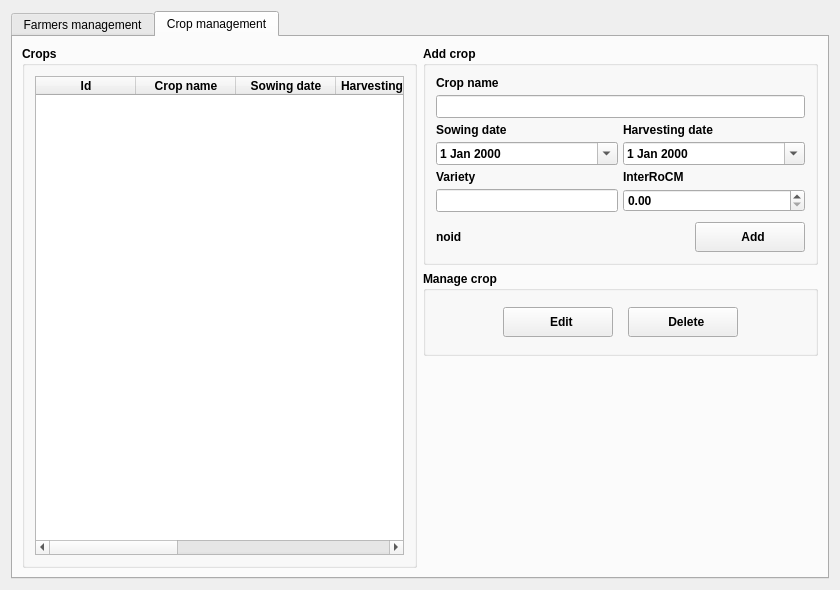
<?xml version="1.0" encoding="UTF-8"?>
<ui version="4.0">
 <class>Dialog</class>
 <widget class="QDialog" name="Dialog">
  <property name="geometry">
   <rect>
    <x>0</x>
    <y>0</y>
    <width>840</width>
    <height>590</height>
   </rect>
  </property>
  <property name="minimumSize">
   <size>
    <width>840</width>
    <height>590</height>
   </size>
  </property>
  <property name="windowTitle">
   <string>Dialog</string>
  </property>
  <layout class="QGridLayout" name="gridLayout">
   <item row="0" column="0">
    <widget class="QTabWidget" name="farmerTabWidget">
     <property name="currentIndex">
      <number>1</number>
     </property>
     <widget class="QWidget" name="farmerTab">
      <attribute name="title">
       <string>Farmers management</string>
      </attribute>
      <layout class="QHBoxLayout" name="horizontalLayout">
       <item>
        <widget class="QGroupBox" name="farmersGroupBox">
         <property name="sizePolicy">
          <sizepolicy hsizetype="Preferred" vsizetype="MinimumExpanding">
           <horstretch>0</horstretch>
           <verstretch>0</verstretch>
          </sizepolicy>
         </property>
         <property name="minimumSize">
          <size>
           <width>0</width>
           <height>0</height>
          </size>
         </property>
         <property name="maximumSize">
          <size>
           <width>16777215</width>
           <height>16777215</height>
          </size>
         </property>
         <property name="font">
          <font>
           <weight>75</weight>
           <bold>true</bold>
          </font>
         </property>
         <property name="title">
          <string>Farmers</string>
         </property>
         <layout class="QGridLayout" name="gridLayout_5">
          <property name="leftMargin">
           <number>10</number>
          </property>
          <property name="topMargin">
           <number>10</number>
          </property>
          <property name="rightMargin">
           <number>10</number>
          </property>
          <property name="bottomMargin">
           <number>10</number>
          </property>
          <property name="spacing">
           <number>5</number>
          </property>
          <item row="0" column="0">
           <layout class="QHBoxLayout" name="horizontalLayout_3">
            <property name="spacing">
             <number>5</number>
            </property>
            <item>
             <widget class="QTableWidget" name="farmerTableWidget">
              <property name="styleSheet">
               <string notr="true">font: 8pt &quot;MS Shell Dlg 2&quot;;</string>
              </property>
              <property name="frameShape">
               <enum>QFrame::StyledPanel</enum>
              </property>
              <property name="alternatingRowColors">
               <bool>true</bool>
              </property>
              <property name="sortingEnabled">
               <bool>true</bool>
              </property>
              <column>
               <property name="text">
                <string>Id</string>
               </property>
              </column>
              <column>
               <property name="text">
                <string>First name</string>
               </property>
              </column>
              <column>
               <property name="text">
                <string>Last name</string>
               </property>
              </column>
              <column>
               <property name="text">
                <string>Address</string>
               </property>
              </column>
              <column>
               <property name="text">
                <string>Zipcode</string>
               </property>
              </column>
              <column>
               <property name="text">
                <string>Town</string>
               </property>
              </column>
              <column>
               <property name="text">
                <string>Country</string>
               </property>
              </column>
              <column>
               <property name="text">
                <string>Create date</string>
               </property>
              </column>
              <column>
               <property name="text">
                <string>Update date</string>
               </property>
              </column>
             </widget>
            </item>
           </layout>
          </item>
         </layout>
        </widget>
       </item>
       <item>
        <layout class="QVBoxLayout" name="verticalLayout">
         <item>
          <widget class="QGroupBox" name="farmerGroupBox">
           <property name="sizePolicy">
            <sizepolicy hsizetype="Preferred" vsizetype="MinimumExpanding">
             <horstretch>0</horstretch>
             <verstretch>0</verstretch>
            </sizepolicy>
           </property>
           <property name="minimumSize">
            <size>
             <width>0</width>
             <height>0</height>
            </size>
           </property>
           <property name="maximumSize">
            <size>
             <width>16777215</width>
             <height>16777215</height>
            </size>
           </property>
           <property name="font">
            <font>
             <weight>75</weight>
             <bold>true</bold>
            </font>
           </property>
           <property name="title">
            <string>Add farmer</string>
           </property>
           <layout class="QGridLayout" name="gridLayout_7">
            <property name="leftMargin">
             <number>10</number>
            </property>
            <property name="topMargin">
             <number>10</number>
            </property>
            <property name="rightMargin">
             <number>10</number>
            </property>
            <property name="bottomMargin">
             <number>10</number>
            </property>
            <property name="spacing">
             <number>5</number>
            </property>
            <item row="1" column="0">
             <layout class="QVBoxLayout" name="verticalLayout_3">
              <property name="spacing">
               <number>5</number>
              </property>
              <item>
               <layout class="QHBoxLayout" name="horizontalLayout_4">
                <item>
                 <widget class="QLabel" name="farmerAddressLabel">
                  <property name="styleSheet">
                   <string notr="true">font: 8pt &quot;MS Shell Dlg 2&quot;;</string>
                  </property>
                  <property name="text">
                   <string>Address line</string>
                  </property>
                 </widget>
                </item>
               </layout>
              </item>
              <item>
               <layout class="QHBoxLayout" name="horizontalLayout_10">
                <item>
                 <widget class="QLineEdit" name="farmerAddressLineEdit">
                  <property name="sizePolicy">
                   <sizepolicy hsizetype="Expanding" vsizetype="Fixed">
                    <horstretch>0</horstretch>
                    <verstretch>0</verstretch>
                   </sizepolicy>
                  </property>
                  <property name="minimumSize">
                   <size>
                    <width>0</width>
                    <height>23</height>
                   </size>
                  </property>
                  <property name="styleSheet">
                   <string notr="true">font: 8pt &quot;MS Shell Dlg 2&quot;;</string>
                  </property>
                 </widget>
                </item>
               </layout>
              </item>
             </layout>
            </item>
            <item row="2" column="0">
             <layout class="QVBoxLayout" name="verticalLayout_4">
              <property name="spacing">
               <number>5</number>
              </property>
              <item>
               <layout class="QHBoxLayout" name="horizontalLayout_15">
                <item>
                 <widget class="QLabel" name="farmerTownLabel">
                  <property name="styleSheet">
                   <string notr="true">font: 8pt &quot;MS Shell Dlg 2&quot;;</string>
                  </property>
                  <property name="text">
                   <string>Town</string>
                  </property>
                 </widget>
                </item>
                <item>
                 <widget class="QLabel" name="farmerCountryLabel">
                  <property name="styleSheet">
                   <string notr="true">font: 8pt &quot;MS Shell Dlg 2&quot;;</string>
                  </property>
                  <property name="text">
                   <string>Country</string>
                  </property>
                 </widget>
                </item>
                <item>
                 <widget class="QLabel" name="farmerZipcodeLabel">
                  <property name="styleSheet">
                   <string notr="true">font: 8pt &quot;MS Shell Dlg 2&quot;;</string>
                  </property>
                  <property name="text">
                   <string>Zipcode</string>
                  </property>
                 </widget>
                </item>
               </layout>
              </item>
              <item>
               <layout class="QHBoxLayout" name="horizontalLayout_16">
                <item>
                 <widget class="QLineEdit" name="farmerTown">
                  <property name="sizePolicy">
                   <sizepolicy hsizetype="Expanding" vsizetype="Fixed">
                    <horstretch>0</horstretch>
                    <verstretch>0</verstretch>
                   </sizepolicy>
                  </property>
                  <property name="minimumSize">
                   <size>
                    <width>0</width>
                    <height>23</height>
                   </size>
                  </property>
                  <property name="styleSheet">
                   <string notr="true">font: 8pt &quot;MS Shell Dlg 2&quot;;</string>
                  </property>
                 </widget>
                </item>
                <item>
                 <widget class="QLineEdit" name="farmerCountry">
                  <property name="sizePolicy">
                   <sizepolicy hsizetype="Expanding" vsizetype="Fixed">
                    <horstretch>0</horstretch>
                    <verstretch>0</verstretch>
                   </sizepolicy>
                  </property>
                  <property name="minimumSize">
                   <size>
                    <width>0</width>
                    <height>23</height>
                   </size>
                  </property>
                  <property name="styleSheet">
                   <string notr="true">font: 8pt &quot;MS Shell Dlg 2&quot;;</string>
                  </property>
                 </widget>
                </item>
                <item>
                 <widget class="QLineEdit" name="farmerZipCode">
                  <property name="sizePolicy">
                   <sizepolicy hsizetype="Expanding" vsizetype="Fixed">
                    <horstretch>0</horstretch>
                    <verstretch>0</verstretch>
                   </sizepolicy>
                  </property>
                  <property name="minimumSize">
                   <size>
                    <width>0</width>
                    <height>23</height>
                   </size>
                  </property>
                  <property name="styleSheet">
                   <string notr="true">font: 8pt &quot;MS Shell Dlg 2&quot;;</string>
                  </property>
                 </widget>
                </item>
               </layout>
              </item>
             </layout>
            </item>
            <item row="0" column="0">
             <layout class="QVBoxLayout" name="verticalLayout_5">
              <property name="spacing">
               <number>5</number>
              </property>
              <item>
               <layout class="QHBoxLayout" name="horizontalLayout_5">
                <item>
                 <widget class="QLabel" name="farmerFirstNameLabel">
                  <property name="styleSheet">
                   <string notr="true">font: 8pt &quot;MS Shell Dlg 2&quot;;</string>
                  </property>
                  <property name="text">
                   <string>First name</string>
                  </property>
                 </widget>
                </item>
                <item>
                 <widget class="QLabel" name="farmerLastNameLabel">
                  <property name="styleSheet">
                   <string notr="true">font: 8pt &quot;MS Shell Dlg 2&quot;;</string>
                  </property>
                  <property name="text">
                   <string>Last name</string>
                  </property>
                 </widget>
                </item>
               </layout>
              </item>
              <item>
               <layout class="QHBoxLayout" name="horizontalLayout_6">
                <item>
                 <widget class="QLineEdit" name="farmerFirstNameLineEdit">
                  <property name="minimumSize">
                   <size>
                    <width>0</width>
                    <height>23</height>
                   </size>
                  </property>
                  <property name="styleSheet">
                   <string notr="true">font: 8pt &quot;MS Shell Dlg 2&quot;;</string>
                  </property>
                 </widget>
                </item>
                <item>
                 <widget class="QLineEdit" name="farmerLastNameLineEdit">
                  <property name="sizePolicy">
                   <sizepolicy hsizetype="Expanding" vsizetype="Fixed">
                    <horstretch>0</horstretch>
                    <verstretch>0</verstretch>
                   </sizepolicy>
                  </property>
                  <property name="minimumSize">
                   <size>
                    <width>0</width>
                    <height>23</height>
                   </size>
                  </property>
                  <property name="styleSheet">
                   <string notr="true">font: 8pt &quot;MS Shell Dlg 2&quot;;</string>
                  </property>
                 </widget>
                </item>
               </layout>
              </item>
             </layout>
            </item>
            <item row="3" column="0">
             <layout class="QHBoxLayout" name="horizontalLayout_9">
              <property name="spacing">
               <number>5</number>
              </property>
              <property name="topMargin">
               <number>5</number>
              </property>
              <item>
               <widget class="QLabel" name="farmerIDLabel">
                <property name="enabled">
                 <bool>true</bool>
                </property>
                <property name="styleSheet">
                 <string notr="true">font: 8pt &quot;MS Shell Dlg 2&quot;;</string>
                </property>
                <property name="text">
                 <string>noid</string>
                </property>
               </widget>
              </item>
              <item>
               <spacer name="horizontalSpacer_2">
                <property name="orientation">
                 <enum>Qt::Horizontal</enum>
                </property>
                <property name="sizeHint" stdset="0">
                 <size>
                  <width>40</width>
                  <height>20</height>
                 </size>
                </property>
               </spacer>
              </item>
              <item>
               <widget class="QPushButton" name="farmerAddPushButton">
                <property name="minimumSize">
                 <size>
                  <width>110</width>
                  <height>30</height>
                 </size>
                </property>
                <property name="maximumSize">
                 <size>
                  <width>110</width>
                  <height>16777215</height>
                 </size>
                </property>
                <property name="styleSheet">
                 <string notr="true">font: 8pt &quot;MS Shell Dlg 2&quot;;</string>
                </property>
                <property name="text">
                 <string>  Add</string>
                </property>
                <property name="icon">
                 <iconset resource="../../resources.qrc">
                  <normaloff>:/plugins/lallemand_plant_care/icons/user.png</normaloff>:/plugins/lallemand_plant_care/icons/user.png</iconset>
                </property>
               </widget>
              </item>
             </layout>
            </item>
           </layout>
          </widget>
         </item>
         <item>
          <widget class="QGroupBox" name="farmerManagerGroupBox">
           <property name="sizePolicy">
            <sizepolicy hsizetype="Preferred" vsizetype="Preferred">
             <horstretch>0</horstretch>
             <verstretch>0</verstretch>
            </sizepolicy>
           </property>
           <property name="minimumSize">
            <size>
             <width>0</width>
             <height>85</height>
            </size>
           </property>
           <property name="maximumSize">
            <size>
             <width>16777215</width>
             <height>120</height>
            </size>
           </property>
           <property name="font">
            <font>
             <weight>75</weight>
             <bold>true</bold>
            </font>
           </property>
           <property name="title">
            <string>Manage farmer</string>
           </property>
           <layout class="QGridLayout" name="gridLayout_8">
            <property name="leftMargin">
             <number>10</number>
            </property>
            <property name="topMargin">
             <number>10</number>
            </property>
            <property name="rightMargin">
             <number>10</number>
            </property>
            <property name="bottomMargin">
             <number>10</number>
            </property>
            <property name="spacing">
             <number>5</number>
            </property>
            <item row="0" column="0">
             <layout class="QHBoxLayout" name="horizontalLayout_17">
              <property name="spacing">
               <number>15</number>
              </property>
              <property name="leftMargin">
               <number>15</number>
              </property>
              <property name="rightMargin">
               <number>15</number>
              </property>
              <item>
               <widget class="QPushButton" name="farmerEditPushButton">
                <property name="minimumSize">
                 <size>
                  <width>100</width>
                  <height>30</height>
                 </size>
                </property>
                <property name="maximumSize">
                 <size>
                  <width>110</width>
                  <height>30</height>
                 </size>
                </property>
                <property name="styleSheet">
                 <string notr="true">font: 8pt &quot;MS Shell Dlg 2&quot;;</string>
                </property>
                <property name="text">
                 <string>  Edit</string>
                </property>
                <property name="icon">
                 <iconset resource="../../resources.qrc">
                  <normaloff>:/plugins/lallemand_plant_care/icons/edit.png</normaloff>:/plugins/lallemand_plant_care/icons/edit.png</iconset>
                </property>
                <property name="iconSize">
                 <size>
                  <width>24</width>
                  <height>24</height>
                 </size>
                </property>
               </widget>
              </item>
              <item>
               <widget class="QPushButton" name="farmerDeletePushButton">
                <property name="minimumSize">
                 <size>
                  <width>100</width>
                  <height>30</height>
                 </size>
                </property>
                <property name="maximumSize">
                 <size>
                  <width>110</width>
                  <height>30</height>
                 </size>
                </property>
                <property name="styleSheet">
                 <string notr="true">font: 8pt &quot;MS Shell Dlg 2&quot;;</string>
                </property>
                <property name="text">
                 <string>  Delete</string>
                </property>
                <property name="icon">
                 <iconset resource="../../resources.qrc">
                  <normaloff>:/plugins/lallemand_plant_care/icons/delete.png</normaloff>:/plugins/lallemand_plant_care/icons/delete.png</iconset>
                </property>
                <property name="iconSize">
                 <size>
                  <width>24</width>
                  <height>24</height>
                 </size>
                </property>
               </widget>
              </item>
             </layout>
            </item>
           </layout>
          </widget>
         </item>
         <item>
          <spacer name="verticalSpacer_2">
           <property name="orientation">
            <enum>Qt::Vertical</enum>
           </property>
           <property name="sizeHint" stdset="0">
            <size>
             <width>20</width>
             <height>40</height>
            </size>
           </property>
          </spacer>
         </item>
        </layout>
       </item>
      </layout>
     </widget>
     <widget class="QWidget" name="cropTab">
      <attribute name="title">
       <string>Crop management</string>
      </attribute>
      <layout class="QHBoxLayout" name="horizontalLayout_2">
       <item>
        <widget class="QGroupBox" name="cropGroupBox">
         <property name="sizePolicy">
          <sizepolicy hsizetype="Preferred" vsizetype="MinimumExpanding">
           <horstretch>0</horstretch>
           <verstretch>0</verstretch>
          </sizepolicy>
         </property>
         <property name="minimumSize">
          <size>
           <width>0</width>
           <height>0</height>
          </size>
         </property>
         <property name="maximumSize">
          <size>
           <width>16777215</width>
           <height>16777215</height>
          </size>
         </property>
         <property name="font">
          <font>
           <weight>75</weight>
           <bold>true</bold>
          </font>
         </property>
         <property name="title">
          <string>Crops</string>
         </property>
         <layout class="QGridLayout" name="gridLayout_11">
          <property name="leftMargin">
           <number>10</number>
          </property>
          <property name="topMargin">
           <number>10</number>
          </property>
          <property name="rightMargin">
           <number>10</number>
          </property>
          <property name="bottomMargin">
           <number>10</number>
          </property>
          <property name="spacing">
           <number>5</number>
          </property>
          <item row="0" column="0">
           <layout class="QHBoxLayout" name="horizontalLayout_13">
            <property name="spacing">
             <number>5</number>
            </property>
            <item>
             <widget class="QTableWidget" name="cropTableWidget">
              <property name="styleSheet">
               <string notr="true">font: 8pt &quot;MS Shell Dlg 2&quot;;</string>
              </property>
              <property name="frameShape">
               <enum>QFrame::StyledPanel</enum>
              </property>
              <property name="alternatingRowColors">
               <bool>true</bool>
              </property>
              <property name="sortingEnabled">
               <bool>true</bool>
              </property>
              <column>
               <property name="text">
                <string>Id</string>
               </property>
              </column>
              <column>
               <property name="text">
                <string>Crop name</string>
               </property>
              </column>
              <column>
               <property name="text">
                <string>Sowing date</string>
               </property>
              </column>
              <column>
               <property name="text">
                <string>Harvesting date</string>
               </property>
              </column>
              <column>
               <property name="text">
                <string>Variety</string>
               </property>
              </column>
              <column>
               <property name="text">
                <string>InterRoCM</string>
               </property>
              </column>
              <column>
               <property name="text">
                <string>Create date</string>
               </property>
              </column>
              <column>
               <property name="text">
                <string>Modify date</string>
               </property>
              </column>
             </widget>
            </item>
           </layout>
          </item>
         </layout>
        </widget>
       </item>
       <item>
        <layout class="QVBoxLayout" name="verticalLayout_2">
         <item>
          <widget class="QGroupBox" name="registerCropGroupBox">
           <property name="sizePolicy">
            <sizepolicy hsizetype="Preferred" vsizetype="MinimumExpanding">
             <horstretch>0</horstretch>
             <verstretch>0</verstretch>
            </sizepolicy>
           </property>
           <property name="font">
            <font>
             <weight>75</weight>
             <bold>true</bold>
            </font>
           </property>
           <property name="title">
            <string>Add crop</string>
           </property>
           <layout class="QGridLayout" name="gridLayout_14">
            <property name="leftMargin">
             <number>10</number>
            </property>
            <property name="topMargin">
             <number>10</number>
            </property>
            <property name="rightMargin">
             <number>10</number>
            </property>
            <property name="bottomMargin">
             <number>10</number>
            </property>
            <property name="spacing">
             <number>5</number>
            </property>
            <item row="0" column="0">
             <layout class="QVBoxLayout" name="verticalLayout_11">
              <property name="spacing">
               <number>5</number>
              </property>
              <item>
               <layout class="QHBoxLayout" name="horizontalLayout_28">
                <item>
                 <widget class="QLabel" name="cropNameLabel">
                  <property name="styleSheet">
                   <string notr="true">font: 8pt &quot;MS Shell Dlg 2&quot;;</string>
                  </property>
                  <property name="text">
                   <string>Crop name</string>
                  </property>
                 </widget>
                </item>
               </layout>
              </item>
              <item>
               <layout class="QHBoxLayout" name="horizontalLayout_29">
                <item>
                 <widget class="QLineEdit" name="cropNameLineEdit">
                  <property name="sizePolicy">
                   <sizepolicy hsizetype="Expanding" vsizetype="Fixed">
                    <horstretch>0</horstretch>
                    <verstretch>0</verstretch>
                   </sizepolicy>
                  </property>
                  <property name="minimumSize">
                   <size>
                    <width>0</width>
                    <height>23</height>
                   </size>
                  </property>
                  <property name="styleSheet">
                   <string notr="true">font: 8pt &quot;MS Shell Dlg 2&quot;;</string>
                  </property>
                 </widget>
                </item>
               </layout>
              </item>
             </layout>
            </item>
            <item row="1" column="0">
             <layout class="QVBoxLayout" name="verticalLayout_6">
              <property name="spacing">
               <number>5</number>
              </property>
              <item>
               <layout class="QHBoxLayout" name="horizontalLayout_19">
                <item>
                 <widget class="QLabel" name="cropSowingDateLabel">
                  <property name="styleSheet">
                   <string notr="true">font: 8pt &quot;MS Shell Dlg 2&quot;;</string>
                  </property>
                  <property name="text">
                   <string>Sowing date</string>
                  </property>
                 </widget>
                </item>
                <item>
                 <widget class="QLabel" name="cropHarvestingDateLabel">
                  <property name="styleSheet">
                   <string notr="true">font: 8pt &quot;MS Shell Dlg 2&quot;;</string>
                  </property>
                  <property name="text">
                   <string>Harvesting date</string>
                  </property>
                 </widget>
                </item>
               </layout>
              </item>
              <item>
               <layout class="QHBoxLayout" name="horizontalLayout_25">
                <item>
                 <widget class="QDateEdit" name="cropSowingDate">
                  <property name="sizePolicy">
                   <sizepolicy hsizetype="Expanding" vsizetype="Fixed">
                    <horstretch>0</horstretch>
                    <verstretch>0</verstretch>
                   </sizepolicy>
                  </property>
                  <property name="minimumSize">
                   <size>
                    <width>0</width>
                    <height>23</height>
                   </size>
                  </property>
                  <property name="styleSheet">
                   <string notr="true">font: 8pt &quot;MS Shell Dlg 2&quot;;</string>
                  </property>
                  <property name="calendarPopup">
                   <bool>true</bool>
                  </property>
                 </widget>
                </item>
                <item>
                 <widget class="QDateEdit" name="cropHarvestingDate">
                  <property name="sizePolicy">
                   <sizepolicy hsizetype="Expanding" vsizetype="Fixed">
                    <horstretch>0</horstretch>
                    <verstretch>0</verstretch>
                   </sizepolicy>
                  </property>
                  <property name="minimumSize">
                   <size>
                    <width>0</width>
                    <height>23</height>
                   </size>
                  </property>
                  <property name="styleSheet">
                   <string notr="true">font: 8pt &quot;MS Shell Dlg 2&quot;;</string>
                  </property>
                  <property name="calendarPopup">
                   <bool>true</bool>
                  </property>
                 </widget>
                </item>
               </layout>
              </item>
             </layout>
            </item>
            <item row="2" column="0">
             <layout class="QVBoxLayout" name="verticalLayout_7">
              <property name="spacing">
               <number>5</number>
              </property>
              <item>
               <layout class="QHBoxLayout" name="horizontalLayout_26">
                <item>
                 <widget class="QLabel" name="cropVarietyLabel">
                  <property name="styleSheet">
                   <string notr="true">font: 8pt &quot;MS Shell Dlg 2&quot;;</string>
                  </property>
                  <property name="text">
                   <string>Variety</string>
                  </property>
                 </widget>
                </item>
                <item>
                 <widget class="QLabel" name="cropInterRoCmLabel">
                  <property name="styleSheet">
                   <string notr="true">font: 8pt &quot;MS Shell Dlg 2&quot;;</string>
                  </property>
                  <property name="text">
                   <string>InterRoCM</string>
                  </property>
                 </widget>
                </item>
               </layout>
              </item>
              <item>
               <layout class="QHBoxLayout" name="horizontalLayout_27">
                <item>
                 <widget class="QLineEdit" name="cropVarietyLineEdit">
                  <property name="sizePolicy">
                   <sizepolicy hsizetype="Expanding" vsizetype="Fixed">
                    <horstretch>0</horstretch>
                    <verstretch>0</verstretch>
                   </sizepolicy>
                  </property>
                  <property name="minimumSize">
                   <size>
                    <width>0</width>
                    <height>23</height>
                   </size>
                  </property>
                  <property name="styleSheet">
                   <string notr="true">font: 8pt &quot;MS Shell Dlg 2&quot;;</string>
                  </property>
                 </widget>
                </item>
                <item>
                 <widget class="QDoubleSpinBox" name="cropInterRoCMSpinBox">
                  <property name="sizePolicy">
                   <sizepolicy hsizetype="MinimumExpanding" vsizetype="Fixed">
                    <horstretch>0</horstretch>
                    <verstretch>0</verstretch>
                   </sizepolicy>
                  </property>
                  <property name="styleSheet">
                   <string notr="true">font: 8pt &quot;MS Shell Dlg 2&quot;;</string>
                  </property>
                 </widget>
                </item>
               </layout>
              </item>
             </layout>
            </item>
            <item row="3" column="0">
             <layout class="QHBoxLayout" name="horizontalLayout_14">
              <property name="spacing">
               <number>5</number>
              </property>
              <property name="topMargin">
               <number>5</number>
              </property>
              <item>
               <widget class="QLabel" name="cropIDLabel">
                <property name="enabled">
                 <bool>true</bool>
                </property>
                <property name="styleSheet">
                 <string notr="true">font: 8pt &quot;MS Shell Dlg 2&quot;;</string>
                </property>
                <property name="text">
                 <string>noid</string>
                </property>
               </widget>
              </item>
              <item>
               <spacer name="horizontalSpacer">
                <property name="orientation">
                 <enum>Qt::Horizontal</enum>
                </property>
                <property name="sizeHint" stdset="0">
                 <size>
                  <width>40</width>
                  <height>20</height>
                 </size>
                </property>
               </spacer>
              </item>
              <item>
               <widget class="QPushButton" name="cropAddPushButton">
                <property name="minimumSize">
                 <size>
                  <width>110</width>
                  <height>30</height>
                 </size>
                </property>
                <property name="maximumSize">
                 <size>
                  <width>110</width>
                  <height>16777215</height>
                 </size>
                </property>
                <property name="styleSheet">
                 <string notr="true">font: 8pt &quot;MS Shell Dlg 2&quot;;</string>
                </property>
                <property name="text">
                 <string>  Add</string>
                </property>
                <property name="icon">
                 <iconset resource="../../resources.qrc">
                  <normaloff>:/plugins/lallemand_plant_care/icons/user.png</normaloff>:/plugins/lallemand_plant_care/icons/user.png</iconset>
                </property>
               </widget>
              </item>
             </layout>
            </item>
           </layout>
          </widget>
         </item>
         <item>
          <widget class="QGroupBox" name="manageCropGroupBox">
           <property name="sizePolicy">
            <sizepolicy hsizetype="Preferred" vsizetype="Preferred">
             <horstretch>0</horstretch>
             <verstretch>0</verstretch>
            </sizepolicy>
           </property>
           <property name="minimumSize">
            <size>
             <width>0</width>
             <height>85</height>
            </size>
           </property>
           <property name="maximumSize">
            <size>
             <width>16777215</width>
             <height>120</height>
            </size>
           </property>
           <property name="font">
            <font>
             <weight>75</weight>
             <bold>true</bold>
            </font>
           </property>
           <property name="title">
            <string>Manage crop</string>
           </property>
           <layout class="QGridLayout" name="gridLayout_13">
            <property name="leftMargin">
             <number>10</number>
            </property>
            <property name="topMargin">
             <number>10</number>
            </property>
            <property name="rightMargin">
             <number>10</number>
            </property>
            <property name="bottomMargin">
             <number>10</number>
            </property>
            <property name="spacing">
             <number>5</number>
            </property>
            <item row="0" column="0">
             <layout class="QHBoxLayout" name="horizontalLayout_18">
              <property name="spacing">
               <number>15</number>
              </property>
              <property name="leftMargin">
               <number>15</number>
              </property>
              <property name="rightMargin">
               <number>15</number>
              </property>
              <item>
               <widget class="QPushButton" name="cropEditPushButton">
                <property name="minimumSize">
                 <size>
                  <width>100</width>
                  <height>30</height>
                 </size>
                </property>
                <property name="maximumSize">
                 <size>
                  <width>110</width>
                  <height>30</height>
                 </size>
                </property>
                <property name="styleSheet">
                 <string notr="true">font: 8pt &quot;MS Shell Dlg 2&quot;;</string>
                </property>
                <property name="text">
                 <string>  Edit</string>
                </property>
                <property name="icon">
                 <iconset resource="../../resources.qrc">
                  <normaloff>:/plugins/lallemand_plant_care/icons/edit.png</normaloff>:/plugins/lallemand_plant_care/icons/edit.png</iconset>
                </property>
                <property name="iconSize">
                 <size>
                  <width>24</width>
                  <height>24</height>
                 </size>
                </property>
               </widget>
              </item>
              <item>
               <widget class="QPushButton" name="cropDeletePushButton">
                <property name="minimumSize">
                 <size>
                  <width>100</width>
                  <height>30</height>
                 </size>
                </property>
                <property name="maximumSize">
                 <size>
                  <width>110</width>
                  <height>30</height>
                 </size>
                </property>
                <property name="styleSheet">
                 <string notr="true">font: 8pt &quot;MS Shell Dlg 2&quot;;</string>
                </property>
                <property name="text">
                 <string>  Delete</string>
                </property>
                <property name="icon">
                 <iconset resource="../../resources.qrc">
                  <normaloff>:/plugins/lallemand_plant_care/icons/delete.png</normaloff>:/plugins/lallemand_plant_care/icons/delete.png</iconset>
                </property>
                <property name="iconSize">
                 <size>
                  <width>24</width>
                  <height>24</height>
                 </size>
                </property>
               </widget>
              </item>
             </layout>
            </item>
           </layout>
          </widget>
         </item>
         <item>
          <spacer name="verticalSpacer">
           <property name="orientation">
            <enum>Qt::Vertical</enum>
           </property>
           <property name="sizeHint" stdset="0">
            <size>
             <width>20</width>
             <height>40</height>
            </size>
           </property>
          </spacer>
         </item>
        </layout>
       </item>
      </layout>
     </widget>
    </widget>
   </item>
  </layout>
 </widget>
 <tabstops>
  <tabstop>farmerTabWidget</tabstop>
  <tabstop>farmerTableWidget</tabstop>
  <tabstop>farmerFirstNameLineEdit</tabstop>
  <tabstop>farmerLastNameLineEdit</tabstop>
  <tabstop>farmerAddressLineEdit</tabstop>
  <tabstop>farmerTown</tabstop>
  <tabstop>farmerCountry</tabstop>
  <tabstop>farmerZipCode</tabstop>
  <tabstop>farmerAddPushButton</tabstop>
  <tabstop>farmerEditPushButton</tabstop>
  <tabstop>farmerDeletePushButton</tabstop>
  <tabstop>cropTableWidget</tabstop>
  <tabstop>cropNameLineEdit</tabstop>
  <tabstop>cropSowingDate</tabstop>
  <tabstop>cropHarvestingDate</tabstop>
  <tabstop>cropVarietyLineEdit</tabstop>
  <tabstop>cropAddPushButton</tabstop>
  <tabstop>cropEditPushButton</tabstop>
  <tabstop>cropDeletePushButton</tabstop>
 </tabstops>
 <resources>
  <include location="../../resources.qrc"/>
 </resources>
 <connections/>
</ui>
